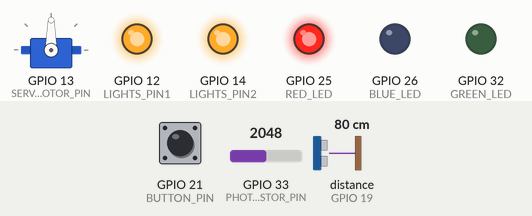
Simulated run of this sketch. Board: ESP32. Parts: servo, output pins drawn as LEDs (lit = HIGH). The inputs (shaded band) are chosen by the test bench; at power-on: distance to the obstacle (sensor on GPIO 19) 80 cm, GPIO 33 (PHOTORESISTOR_PIN) = 2048, GPIO 21 (BUTTON_PIN) LOW. The echo pulse lasts 58.3 µs per cm; WiFi joins after 1.5 s; servers stay silent unless stated; no MQTT or app messages arrive unless stated; what the sketch prints to the serial monitor is not drawn.

Above: at 2.7 s.
2.8 s: distance to the obstacle (sensor on GPIO 19) set to 22 cm
4.3 s: distance to the obstacle (sensor on GPIO 19) set to 18 cm
At 4.7 s:
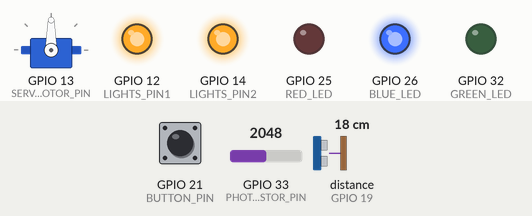
At 7.0 s:
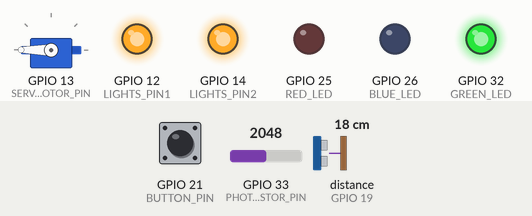
7.3 s: GPIO 33 (PHOTORESISTOR_PIN) set to 3616
10.3 s: GPIO 33 (PHOTORESISTOR_PIN) set to 3692
11.9 s: GPIO 21 (BUTTON_PIN) pulled HIGH for 3.2 s
At 14.2 s:
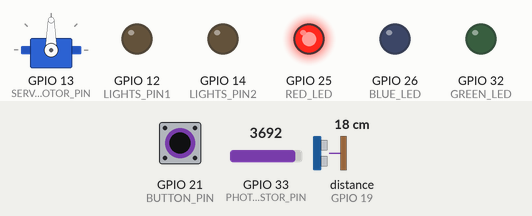
16.6 s: distance to the obstacle (sensor on GPIO 19) set to 35 cm
At 19.1 s:
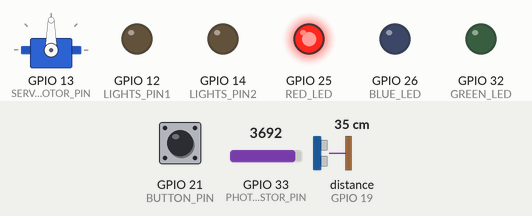
Timing chart, 0 to 20.6 s (numbered marks = the images above; inputs shaded):
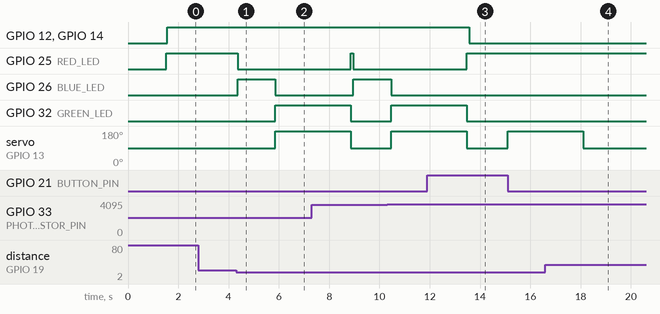

Measured:
- the behaviour switches between 20 and 19 cm on distance to the obstacle (sensor on GPIO 19) (found by bisection; images 0 and 1)
- after the input at 2.8 s, every drawn part: stays the same
- after the input at 4.3 s, GPIO 25 (RED_LED): HIGH → LOW after 0.06 s; GPIO 26 (BLUE_LED): LOW → HIGH after 0.06 s, → LOW 1.5 s later; GPIO 32 (GREEN_LED): LOW → HIGH after 1.6 s; servo on GPIO 13 (SERVO_MOTOR_PIN): 90° → 180° after 1.6 s
- after the input at 11.9 s, GPIO 25 (RED_LED): goes on until 13.5 s, then stays HIGH; GPIO 26 (BLUE_LED): stays LOW (without the input it goes to HIGH after 1.7 s); GPIO 32 (GREEN_LED): goes on until 13.5 s, then stays LOW
- after the input at 16.6 s, GPIO 25 (RED_LED): stays HIGH (without the input it goes to LOW after 1.5 s); GPIO 26 (BLUE_LED): stays LOW (without the input it goes to HIGH after 1.5 s); GPIO 32 (GREEN_LED): stays LOW (without the input it goes to HIGH after 3.0 s); servo on GPIO 13 (SERVO_MOTOR_PIN): goes on until 18.1 s, then stays 90°

The sketch:

arduino.ino
```cpp
/*******************************************          Includes         *******************************************************/
#if defined(ESP32)
#include <WiFi.h>
#elif defined(ESP8266)
#include <ESP8266WiFi.h>
#endif
#include <PubSubClient.h>
#include <Ultrasonic.h>
#include <ESP32Servo.h>

/*******************************************          Defines          *******************************************************/
#define TRIGGER_PIN         18
#define ECHO_PIN            19
#define GREEN_LED           32
#define BLUE_LED            26
#define RED_LED             25
#define PHOTORESISTOR_PIN   33
#define LIGHTS_PIN1         12
#define LIGHTS_PIN2         14
#define SERVO_MOTOR_PIN     13
#define BUTTON_PIN          21
#define MAX_NUMBER_OF_CARS  5

/*******************************************          Classes           *******************************************************/
WiFiClient espClient;
PubSubClient client(espClient);
Ultrasonic ultrasonic(TRIGGER_PIN, ECHO_PIN);
Servo myservo;

/*******************************************     Wifi & MQTT Server     *******************************************************/
const char* ssid = "2001";                        /* Your Wifi SSID */
const char* password = "19821968";                /* Your Wifi Password */
const char* mqtt_server = "test.mosquitto.org";   /* Mosquitto Server URL */

/*******************************************         Variables          *******************************************************/
uint8_t num_of_cars = 0;
uint8_t num_of_blocked_cars = 0;
char buffer[3];
uint16_t distance;
uint16_t sensorValue;
uint8_t lightIntensity;

/*******************************************    Setup Wifi Connection   *******************************************************/
void setup_wifi()
{
    delay(10);
    Serial.println();
    Serial.print("Connecting to ");
    Serial.print(ssid);
    WiFi.begin(ssid, password);

    while(WiFi.status() != WL_CONNECTED)
    {
        delay(500);
        Serial.print(".");
    }

    Serial.println("");
    Serial.println("WiFi connected");
    Serial.print("IP address: ");
    Serial.println(WiFi.localIP());
}

/*******************************************    Recconect To MQTT      *******************************************************/
void reconnect()
{
    while(!client.connected())
    {
        Serial.println("Attempting MQTT connection...");

        if(client.connect("ESPClient"))
        {
            Serial.println("Connected");
            client.subscribe("Ehab/Parking/NumNoPlaceCars");
            client.subscribe("Ehab/Parking/CarsInParking");
        }
        else
        {
            Serial.print("Failed, rc=");
            Serial.print(client.state());
            Serial.println(" try again in 5 seconds");
            delay(5000);
        }
    }
}

/*******************************************           Setup            *******************************************************/
void setup()
{
    Serial.begin(115200);
    pinMode(GREEN_LED, OUTPUT);
    pinMode(BLUE_LED, OUTPUT);
    pinMode(RED_LED, OUTPUT);
    pinMode(PHOTORESISTOR_PIN, INPUT);
    pinMode(LIGHTS_PIN1, OUTPUT);
    pinMode(LIGHTS_PIN2, OUTPUT);
    pinMode(BUTTON_PIN, INPUT);

    myservo.attach(SERVO_MOTOR_PIN);
    myservo.write(90);

    setup_wifi();
    client.setServer(mqtt_server, 1883);

    digitalWrite(RED_LED, HIGH);
}

/*******************************************           loop            *******************************************************/
void loop()
{
    /* Reconnect if disconnection happens */
    if(!client.connected()) { reconnect(); }

    /* Read analog value of PhotoResistor */
    sensorValue = analogRead(PHOTORESISTOR_PIN); // Read the value from the photoresistor
    lightIntensity = map(sensorValue, 4095, 0, 100, 0); // Map the voltage to a percentage of light intensity

    /* Turn ON/OFF lights at Night/Day */
    if(lightIntensity < 90)
    {
        digitalWrite(LIGHTS_PIN1, HIGH);
        digitalWrite(LIGHTS_PIN2, HIGH);
    }
    else
    {
        digitalWrite(LIGHTS_PIN1, LOW);
        digitalWrite(LIGHTS_PIN2, LOW);
    }

    /* if button pressed -> open the way, a car leaving */
    if(HIGH == digitalRead(BUTTON_PIN) && num_of_cars > 0)
    {
        while(digitalRead(BUTTON_PIN));
        num_of_cars--;
        dtostrf(num_of_cars, 3, 0, buffer);
        client.publish("Ehab/Parking/CarsInParking", buffer, false);
        myservo.write(180);
        delay(3000);
        myservo.write(90);
    }
    else{ /* Nothing */ }

    /* Reading Distance */
    distance = ultrasonic.read();
    /* if a car wanna enter, see if there is a place in the parking */
    if(distance < 20)
    {
        if(num_of_cars == MAX_NUMBER_OF_CARS)
        {
            char buff[4];
            num_of_blocked_cars++;
            dtostrf(num_of_blocked_cars, 4, 0, buff);
            client.publish("Ehab/Parking/NumNoPlaceCars", buff, false);
            for(uint8_t i = 0 ; i < 6 ; i++)
            {
                digitalWrite(RED_LED, !digitalRead(RED_LED));
                delay(500);
            }
        }
        else
        {
            num_of_cars++;
            dtostrf(num_of_cars, 3, 0, buffer);
            client.publish("Ehab/Parking/CarsInParking", buffer, false);
            digitalWrite(BLUE_LED, HIGH);
            digitalWrite(RED_LED, LOW);
            delay(1500);
            myservo.write(180);
            digitalWrite(GREEN_LED, HIGH);
            digitalWrite(BLUE_LED, LOW);
            delay(3000);
            myservo.write(90);
            digitalWrite(RED_LED, HIGH);
            digitalWrite(GREEN_LED, LOW);
        }
    }
    else{ /* Nothing */ }
    delay(100);
}
```
